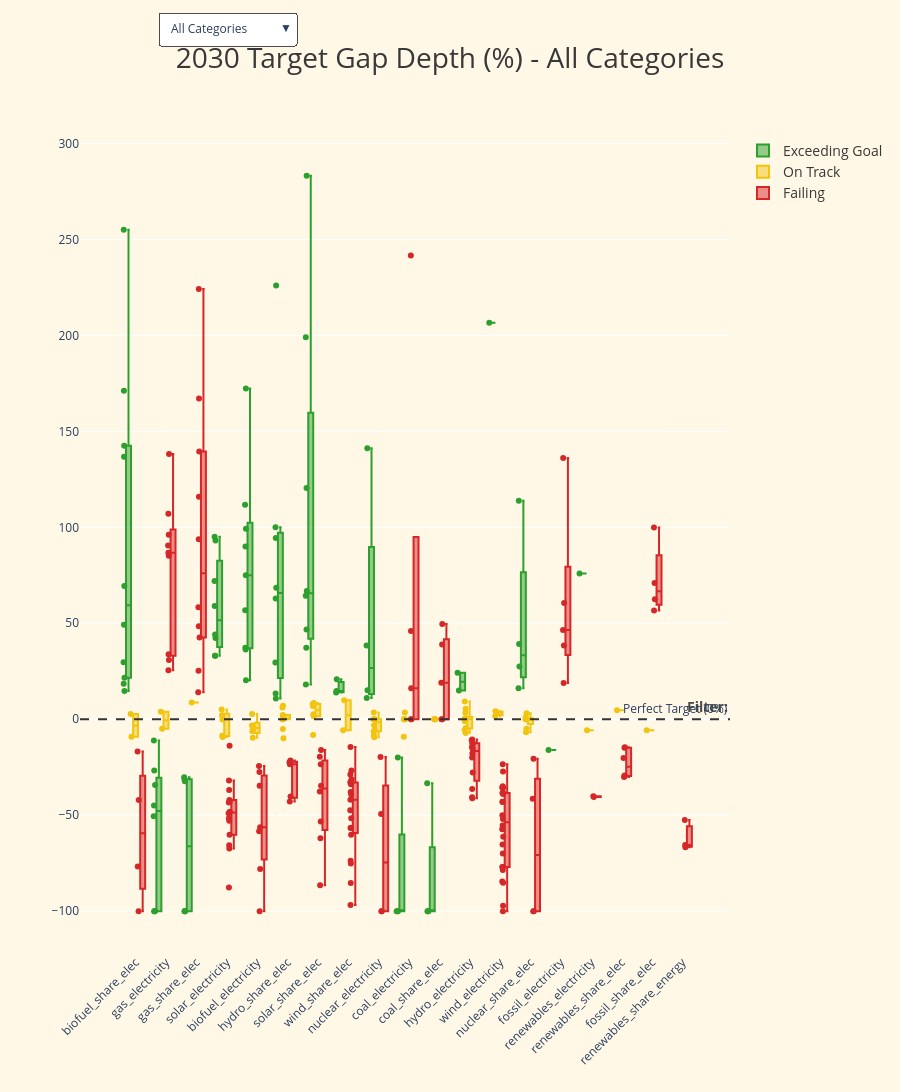

Write notebook code for a chart like this one.
### Code cell
# =====================================================================
# 7. BOX PLOT (with points) 
# =====================================================================
fig_box = go.Figure()

df_box_valid = df_valid[(df_valid["gap_%"] >= -100) & (df_valid["gap_%"] <= 300)].copy()
target_order = ["Exceeding Goal", "On Track", "Failing"]

for cat in categories:
    dff = df_box_valid if cat == "All Categories" else df_box_valid[df_box_valid['source_cat'] == cat]
    
    
    for s in target_order:
        dff_s = dff[dff['judgement'] == s]
        
        fig_box.add_trace(go.Box(
            x=dff_s['energy_metric'],
            y=dff_s['gap_%'],
            name=s,
            marker_color=color_map[s],
            visible=(cat == "All Categories"),
            boxpoints='all',
            jitter=0.3,
            pointpos=-1.8
        ))

buttons_box = [
    dict(
        label=cat,
        method="update",
        args=[{"visible": [i//3 == idx for i in range(len(categories)*3)]},
              {"title.text": f"2030 Target Gap Depth (%) - {cat}"}]
    )
    for idx, cat in enumerate(categories)
]

fig_box.update_layout(
    height=1450,  
    boxmode='group',
    title=dict(
        text="2030 Target Gap Depth (%) - All Categories",
        x=0.5, xanchor="center",
        font=dict(size=28, color="#383838")
    ),
    paper_bgcolor="#FFF8E7",
    plot_bgcolor="#FFF8E7",
    xaxis_tickangle=-45,
    
    legend=dict(
        orientation="v", 
        yanchor="top", y=1, 
        xanchor="left", x=1.02,
        traceorder="normal", 
        font=dict(size=14, color="#383838")
    ),
    updatemenus=[dict(
        active=0, buttons=buttons_box, 
        x=0.12, xanchor="left",
        y=1.15, yanchor="top",
        bgcolor="white", bordercolor="#4c4c4c", borderwidth=1
    )],
    annotations=[
        dict(
            text="<b>Filter:</b>",
            y = 0.3,
            x = 1.0,
            xref="paper", yref="paper",
            showarrow=False, xanchor="right", yanchor="middle",
            font=dict(size=14, color="#4c4c4c")
        )
    ],
    margin=dict(t=120, b=140)
    
)

fig_box.add_hline(
    y=0, line_dash="dash", line_color="#333333",
     annotation_text="Perfect Target (0%)", annotation_position="top right")

# Save & Run
fig_box.write_html(os.path.join(output_dir, "25_europe_boxplot.html"))
fig_box.show()

### Figure 1 — Plotly figure (JSON) as saved in the notebook; plotly's stock layout.template omitted (floating-point values rounded to 4 significant figures; data arrays with more than 128 entries replaced by an {"elided": "..."} marker saying what was removed)
{"data": [{"boxpoints": "all", "jitter": 0.3, "marker": {"color": "#2ca02c"}, "name": "Exceeding Goal", "pointpos": -1.8, "type": "box", "visible": true, "x": ["biofuel_share_elec", "gas_electricity", "gas_share_elec", "solar_electricity", "biofuel_electricity", "hydro_share_elec", "solar_electricity", "solar_share_elec", "gas_electricity", "gas_share_elec", "solar_electricity", "solar_share_elec", "wind_share_elec", "biofuel_electricity", "gas_electricity", "nuclear_electricity", "biofuel_electricity", "biofuel_share_elec", "gas_electricity", "gas_share_elec", "hydro_share_elec", "biofuel_electricity", "biofuel_share_elec", "hydro_share_elec", "solar_electricity", "solar_share_elec", "coal_electricity", "coal_share_elec", "gas_electricity", "gas_share_elec", "hydro_share_elec", "wind_share_elec", "solar_electricity", "solar_share_elec", "biofuel_share_elec", "coal_electricity", "coal_share_elec", "hydro_electricity", "hydro_share_elec", "biofuel_electricity", "biofuel_share_elec", "biofuel_electricity", "biofuel_share_elec", "hydro_share_elec", "solar_share_elec", "wind_electricity", "nuclear_electricity", "solar_electricity", "solar_share_elec", "coal_electricity", "coal_share_elec", "wind_share_elec", "biofuel_electricity", "biofuel_share_elec", "gas_electricity", "gas_share_elec", "solar_electricity", "solar_share_elec", "biofuel_share_elec", "hydro_electricity", "hydro_share_elec", "gas_electricity", "gas_share_elec", "hydro_share_elec", "nuclear_share_elec", "biofuel_electricity", "biofuel_share_elec", "fossil_electricity", "gas_electricity", "nuclear_share_elec", "renewables_electricity", "coal_electricity", "coal_share_elec", "nuclear_electricity", "nuclear_share_elec", "biofuel_electricity", "biofuel_share_elec", "nuclear_electricity", "nuclear_share_elec", "solar_electricity", "solar_share_elec"], "y": [21.57, -11.08, -32.25, 33.12, 75.0, 13.45, 93.07, 120.5, -100.0, -100.0, 59.03, 283.1, 14.74, 37.25, -44.98, 15.11, 99.3, 255.0, -100.0, -100.0, 100.0, 36.36, 136.8, 62.96, 72.0, 199.1, -100.0, -100.0, -100.0, -100.0, 10.84, 20.89, 42.27, 64.36, 29.75, -100.0, -100.0, 14.93, 68.46, 172.3, 171.1, 56.76, 49.19, 226.0, 46.76, 206.6, 11.08, 95.09, 66.82, -20.0, -33.33, 13.89, 20.26, 14.65, -26.69, -30.23, 44.11, 37.19, 18.54, 24.21, 94.46, -50.57, -31.21, 29.52, 27.51, 111.8, 142.5, -16.0, -34.31, 16.17, 75.95, -100.0, -100.0, 38.39, 39.17, 90.0, 69.47, 141.1, 113.9, 33.1, 18.1]}, {"boxpoints": "all", "jitter": 0.3, "marker": {"color": "#f1c40f"}, "name": "On Track", "pointpos": -1.8, "type": "box", "visible": true, "x": ["biofuel_electricity", "hydro_share_elec", "solar_electricity", "solar_share_elec", "solar_share_elec", "nuclear_electricity", "renewables_electricity", "coal_electricity", "gas_electricity", "gas_share_elec", "hydro_electricity", "nuclear_electricity", "nuclear_share_elec", "biofuel_share_elec", "coal_electricity", "coal_share_elec", "hydro_electricity", "hydro_share_elec", "nuclear_electricity", "nuclear_share_elec", "hydro_electricity", "coal_electricity", "coal_share_elec", "hydro_electricity", "nuclear_electricity", "nuclear_share_elec", "hydro_electricity", "hydro_electricity", "nuclear_share_elec", "wind_electricity", "hydro_electricity", "hydro_share_elec", "nuclear_electricity", "nuclear_share_elec", "solar_share_elec", "solar_electricity", "solar_share_elec", "hydro_share_elec", "biofuel_electricity", "hydro_share_elec", "hydro_electricity", "hydro_share_elec", "wind_share_elec", "nuclear_share_elec", "gas_electricity", "hydro_electricity", "hydro_share_elec", "wind_electricity", "hydro_electricity", "hydro_share_elec", "coal_electricity", "coal_share_elec", "nuclear_electricity", "nuclear_share_elec", "hydro_electricity", "nuclear_electricity", "renewables_share_elec", "biofuel_electricity", "coal_electricity", "fossil_share_elec", "hydro_electricity", "hydro_share_elec", "nuclear_electricity", "biofuel_electricity", "biofuel_share_elec", "hydro_share_elec", "solar_electricity", "solar_share_elec", "biofuel_electricity", "hydro_electricity", "nuclear_electricity", "solar_electricity", "solar_electricity", "solar_share_elec", "wind_electricity", "wind_share_elec", "coal_electricity", "coal_share_elec", "nuclear_electricity", "nuclear_share_elec"], "y": [2.667, 0.06255, -8.632, 7.994, 1.509, -6.258, -5.796, 3.571, -4.928, 8.727, -0.7463, 0.0, 0.0, 2.682, 0.0, 0.0, 0.0, 0.0, 0.0, 0.0, 9.223, 0.0, 0.0, 0.0, 0.0, 0.0, 0.0, -4.573, -6.809, 4.136, 0.5345, 7.041, -3.163, 3.149, -8.268, 5.105, 6.911, 2.222, -4.511, 0.7779, -0.9646, -5.07, -5.711, -4.977, 3.913, -7.097, 1.82, 3.921, 5.5, 0.0, 0.0, 0.0, 0.0, 0.0, -6.994, -8.397, 4.621, -6.299, -9.064, -5.773, -5.52, 6.178, 3.559, -9.592, -9.125, -9.956, 2.032, 2.562, -3.276, 3.346, -6.058, -9.205, -0.1916, 8.522, 1.601, 9.832, 0.0, 0.0, -9.421, 1.091]}, {"boxpoints": "all", "jitter": 0.3, "marker": {"color": "#d62728"}, "name": "Failing", "pointpos": -1.8, "type": "box", "visible": true, "x": {"elided": "152 str values"}, "y": {"elided": "152 float values"}}, {"boxpoints": "all", "jitter": 0.3, "marker": {"color": "#2ca02c"}, "name": "Exceeding Goal", "pointpos": -1.8, "type": "box", "visible": false, "x": ["biofuel_share_elec", "biofuel_electricity", "biofuel_electricity", "biofuel_electricity", "biofuel_share_elec", "biofuel_electricity", "biofuel_share_elec", "biofuel_share_elec", "biofuel_electricity", "biofuel_share_elec", "biofuel_electricity", "biofuel_share_elec", "biofuel_electricity", "biofuel_share_elec", "biofuel_share_elec", "biofuel_electricity", "biofuel_share_elec", "biofuel_electricity", "biofuel_share_elec"], "y": [21.57, 75.0, 37.25, 99.3, 255.0, 36.36, 136.8, 29.75, 172.3, 171.1, 56.76, 49.19, 20.26, 14.65, 18.54, 111.8, 142.5, 90.0, 69.47]}, {"boxpoints": "all", "jitter": 0.3, "marker": {"color": "#f1c40f"}, "name": "On Track", "pointpos": -1.8, "type": "box", "visible": false, "x": ["biofuel_electricity", "biofuel_share_elec", "biofuel_electricity", "biofuel_electricity", "biofuel_electricity", "biofuel_share_elec", "biofuel_electricity"], "y": [2.667, 2.682, -4.511, -6.299, -9.592, -9.125, -3.276]}, {"boxpoints": "all", "jitter": 0.3, "marker": {"color": "#d62728"}, "name": "Failing", "pointpos": -1.8, "type": "box", "visible": false, "x": ["biofuel_electricity", "biofuel_share_elec", "biofuel_electricity", "biofuel_electricity", "biofuel_electricity", "biofuel_share_elec", "biofuel_electricity", "biofuel_share_elec", "biofuel_electricity", "biofuel_electricity", "biofuel_share_elec"], "y": [-27.53, -16.8, -56.25, -34.72, -100.0, -100.0, -78.0, -76.79, -24.36, -58.42, -42.06]}, {"boxpoints": "all", "jitter": 0.3, "marker": {"color": "#2ca02c"}, "name": "Exceeding Goal", "pointpos": -1.8, "type": "box", "visible": false, "x": ["coal_electricity", "coal_share_elec", "coal_electricity", "coal_share_elec", "coal_electricity", "coal_share_elec", "coal_electricity", "coal_share_elec"], "y": [-100.0, -100.0, -100.0, -100.0, -20.0, -33.33, -100.0, -100.0]}, {"boxpoints": "all", "jitter": 0.3, "marker": {"color": "#f1c40f"}, "name": "On Track", "pointpos": -1.8, "type": "box", "visible": false, "x": ["coal_electricity", "coal_electricity", "coal_share_elec", "coal_electricity", "coal_share_elec", "coal_electricity", "coal_share_elec", "coal_electricity", "coal_electricity", "coal_share_elec"], "y": [3.571, 0.0, 0.0, 0.0, 0.0, 0.0, 0.0, -9.064, 0.0, 0.0]}, {"boxpoints": "all", "jitter": 0.3, "marker": {"color": "#d62728"}, "name": "Failing", "pointpos": -1.8, "type": "box", "visible": false, "x": ["coal_share_elec", "coal_electricity", "coal_electricity", "coal_share_elec", "coal_electricity", "coal_share_elec", "coal_electricity", "coal_share_elec", "coal_electricity", "coal_share_elec"], "y": [19.07, 241.7, 16.18, 49.63, 0.0, 0.0, 45.98, 38.98, 0.0, 0.0]}, {"boxpoints": "all", "jitter": 0.3, "marker": {"color": "#2ca02c"}, "name": "Exceeding Goal", "pointpos": -1.8, "type": "box", "visible": false, "x": ["hydro_share_elec", "hydro_share_elec", "hydro_share_elec", "hydro_share_elec", "hydro_electricity", "hydro_share_elec", "hydro_share_elec", "hydro_electricity", "hydro_share_elec", "hydro_share_elec"], "y": [13.45, 100.0, 62.96, 10.84, 14.93, 68.46, 226.0, 24.21, 94.46, 29.52]}, {"boxpoints": "all", "jitter": 0.3, "marker": {"color": "#f1c40f"}, "name": "On Track", "pointpos": -1.8, "type": "box", "visible": false, "x": ["hydro_share_elec", "hydro_electricity", "hydro_electricity", "hydro_share_elec", "hydro_electricity", "hydro_electricity", "hydro_electricity", "hydro_electricity", "hydro_electricity", "hydro_share_elec", "hydro_share_elec", "hydro_share_elec", "hydro_electricity", "hydro_share_elec", "hydro_electricity", "hydro_share_elec", "hydro_electricity", "hydro_share_elec", "hydro_electricity", "hydro_electricity", "hydro_share_elec", "hydro_share_elec", "hydro_electricity"], "y": [0.06255, -0.7463, 0.0, 0.0, 9.223, 0.0, 0.0, -4.573, 0.5345, 7.041, 2.222, 0.7779, -0.9646, -5.07, -7.097, 1.82, 5.5, 0.0, -6.994, -5.52, 6.178, -9.956, 3.346]}, {"boxpoints": "all", "jitter": 0.3, "marker": {"color": "#d62728"}, "name": "Failing", "pointpos": -1.8, "type": "box", "visible": false, "x": ["hydro_electricity", "hydro_electricity", "hydro_electricity", "hydro_share_elec", "hydro_electricity", "hydro_electricity", "hydro_electricity", "hydro_electricity", "hydro_share_elec", "hydro_electricity", "hydro_share_elec", "hydro_electricity", "hydro_electricity", "hydro_electricity", "hydro_share_elec", "hydro_electricity", "hydro_share_elec"], "y": [-15.36, -17.84, -41.14, -40.2, -12.5, -11.0, -20.0, -40.66, -23.44, -36.36, -42.86, -14.52, -10.5, -12.54, -22.41, -27.7, -21.55]}, {"boxpoints": "all", "jitter": 0.3, "marker": {"color": "#2ca02c"}, "name": "Exceeding Goal", "pointpos": -1.8, "type": "box", "visible": false, "x": ["gas_electricity", "gas_share_elec", "gas_electricity", "gas_share_elec", "gas_electricity", "gas_electricity", "gas_share_elec", "gas_electricity", "gas_share_elec", "gas_electricity", "gas_share_elec", "gas_electricity", "gas_share_elec", "gas_electricity"], "y": [-11.08, -32.25, -100.0, -100.0, -44.98, -100.0, -100.0, -100.0, -100.0, -26.69, -30.23, -50.57, -31.21, -34.31]}, {"boxpoints": "all", "jitter": 0.3, "marker": {"color": "#f1c40f"}, "name": "On Track", "pointpos": -1.8, "type": "box", "visible": false, "x": ["gas_electricity", "gas_share_elec", "gas_electricity"], "y": [-4.928, 8.727, 3.913]}, {"boxpoints": "all", "jitter": 0.3, "marker": {"color": "#d62728"}, "name": "Failing", "pointpos": -1.8, "type": "box", "visible": false, "x": ["gas_electricity", "gas_share_elec", "gas_electricity", "gas_share_elec", "gas_electricity", "gas_share_elec", "gas_electricity", "gas_share_elec", "gas_electricity", "gas_share_elec", "gas_electricity", "gas_share_elec", "gas_electricity", "gas_share_elec", "gas_share_elec", "gas_electricity", "gas_share_elec", "gas_electricity", "gas_share_elec"], "y": [25.57, 48.46, 33.81, 42.54, 90.5, 93.77, 86.69, 115.9, 96.18, 167.2, 30.89, 25.29, 85.23, 58.29, 14.06, 107.1, 224.2, 138.1, 139.4]}, {"boxpoints": "all", "jitter": 0.3, "marker": {"color": "#2ca02c"}, "name": "Exceeding Goal", "pointpos": -1.8, "type": "box", "visible": false, "x": ["nuclear_electricity", "nuclear_electricity", "nuclear_share_elec", "nuclear_share_elec", "nuclear_electricity", "nuclear_share_elec", "nuclear_electricity", "nuclear_share_elec"], "y": [15.11, 11.08, 27.51, 16.17, 38.39, 39.17, 141.1, 113.9]}, {"boxpoints": "all", "jitter": 0.3, "marker": {"color": "#f1c40f"}, "name": "On Track", "pointpos": -1.8, "type": "box", "visible": false, "x": ["nuclear_electricity", "nuclear_electricity", "nuclear_share_elec", "nuclear_electricity", "nuclear_share_elec", "nuclear_electricity", "nuclear_share_elec", "nuclear_share_elec", "nuclear_electricity", "nuclear_share_elec", "nuclear_share_elec", "nuclear_electricity", "nuclear_share_elec", "nuclear_electricity", "nuclear_electricity", "nuclear_electricity", "nuclear_electricity", "nuclear_share_elec"], "y": [-6.258, 0.0, 0.0, 0.0, 0.0, 0.0, 0.0, -6.809, -3.163, 3.149, -4.977, 0.0, 0.0, -8.397, 3.559, -6.058, -9.421, 1.091]}, {"boxpoints": "all", "jitter": 0.3, "marker": {"color": "#d62728"}, "name": "Failing", "pointpos": -1.8, "type": "box", "visible": false, "x": ["nuclear_share_elec", "nuclear_electricity", "nuclear_electricity", "nuclear_share_elec", "nuclear_electricity", "nuclear_share_elec", "nuclear_electricity", "nuclear_share_elec"], "y": [-20.57, -19.72, -49.36, -41.48, -100.0, -100.0, -100.0, -100.0]}, {"boxpoints": "all", "jitter": 0.3, "marker": {"color": "#2ca02c"}, "name": "Exceeding Goal", "pointpos": -1.8, "type": "box", "visible": false, "x": ["solar_electricity", "solar_electricity", "solar_share_elec", "solar_electricity", "solar_share_elec", "solar_electricity", "solar_share_elec", "solar_electricity", "solar_share_elec", "solar_share_elec", "solar_electricity", "solar_share_elec", "solar_electricity", "solar_share_elec", "solar_electricity", "solar_share_elec"], "y": [33.12, 93.07, 120.5, 59.03, 283.1, 72.0, 199.1, 42.27, 64.36, 46.76, 95.09, 66.82, 44.11, 37.19, 33.1, 18.1]}, {"boxpoints": "all", "jitter": 0.3, "marker": {"color": "#f1c40f"}, "name": "On Track", "pointpos": -1.8, "type": "box", "visible": false, "x": ["solar_electricity", "solar_share_elec", "solar_share_elec", "solar_share_elec", "solar_electricity", "solar_share_elec", "solar_electricity", "solar_share_elec", "solar_electricity", "solar_electricity", "solar_share_elec"], "y": [-8.632, 7.994, 1.509, -8.268, 5.105, 6.911, 2.032, 2.562, -9.205, -0.1916, 8.522]}, {"boxpoints": "all", "jitter": 0.3, "marker": {"color": "#d62728"}, "name": "Failing", "pointpos": -1.8, "type": "box", "visible": false, "x": ["solar_electricity", "solar_electricity", "solar_electricity", "solar_share_elec", "solar_electricity", "solar_share_elec", "solar_electricity", "solar_electricity", "solar_share_elec", "solar_electricity", "solar_share_elec", "solar_electricity", "solar_electricity", "solar_share_elec", "solar_electricity", "solar_share_elec", "solar_electricity", "solar_share_elec", "solar_electricity", "solar_electricity", "solar_share_elec", "solar_electricity"], "y": [-48.17, -43.39, -52.88, -16.08, -67.33, -62.06, -13.87, -65.71, -53.3, -43.16, -34.64, -36.94, -87.65, -86.53, -60.21, -37.67, -42.11, -19.49, -48.98, -31.91, -23.43, -51.64]}, {"boxpoints": "all", "jitter": 0.3, "marker": {"color": "#2ca02c"}, "name": "Exceeding Goal", "pointpos": -1.8, "type": "box", "visible": false, "x": ["fossil_electricity"], "y": [-16.0]}, {"boxpoints": "all", "jitter": 0.3, "marker": {"color": "#f1c40f"}, "name": "On Track", "pointpos": -1.8, "type": "box", "visible": false, "x": ["fossil_share_elec"], "y": [-5.773]}, {"boxpoints": "all", "jitter": 0.3, "marker": {"color": "#d62728"}, "name": "Failing", "pointpos": -1.8, "type": "box", "visible": false, "x": ["fossil_electricity", "fossil_share_elec", "fossil_electricity", "fossil_share_elec", "fossil_electricity", "fossil_share_elec", "fossil_electricity", "fossil_share_elec", "fossil_electricity"], "y": [46.5, 70.97, 136.1, 99.94, 60.51, 62.5, 38.38, 56.68, 18.82]}, {"boxpoints": "all", "jitter": 0.3, "marker": {"color": "#2ca02c"}, "name": "Exceeding Goal", "pointpos": -1.8, "type": "box", "visible": false, "x": ["renewables_electricity"], "y": [75.95]}, {"boxpoints": "all", "jitter": 0.3, "marker": {"color": "#f1c40f"}, "name": "On Track", "pointpos": -1.8, "type": "box", "visible": false, "x": ["renewables_electricity", "renewables_share_elec"], "y": [-5.796, 4.621]}, {"boxpoints": "all", "jitter": 0.3, "marker": {"color": "#d62728"}, "name": "Failing", "pointpos": -1.8, "type": "box", "visible": false, "x": ["renewables_share_elec", "renewables_share_energy", "renewables_share_elec", "renewables_electricity", "renewables_share_elec", "renewables_share_energy", "renewables_share_energy", "renewables_share_elec", "renewables_share_elec", "renewables_electricity", "renewables_share_elec"], "y": [-14.86, -52.52, -20.23, -40.49, -14.57, -65.51, -66.68, -29.33, -29.52, -40.15, -30.15]}, {"boxpoints": "all", "jitter": 0.3, "marker": {"color": "#2ca02c"}, "name": "Exceeding Goal", "pointpos": -1.8, "type": "box", "visible": false, "x": ["wind_share_elec", "wind_share_elec", "wind_electricity", "wind_share_elec"], "y": [14.74, 20.89, 206.6, 13.89]}, {"boxpoints": "all", "jitter": 0.3, "marker": {"color": "#f1c40f"}, "name": "On Track", "pointpos": -1.8, "type": "box", "visible": false, "x": ["wind_electricity", "wind_share_elec", "wind_electricity", "wind_electricity", "wind_share_elec"], "y": [4.136, -5.711, 3.921, 1.601, 9.832]}, {"boxpoints": "all", "jitter": 0.3, "marker": {"color": "#d62728"}, "name": "Failing", "pointpos": -1.8, "type": "box", "visible": false, "x": ["wind_electricity", "wind_share_elec", "wind_electricity", "wind_share_elec", "wind_electricity", "wind_electricity", "wind_share_elec", "wind_electricity", "wind_electricity", "wind_electricity", "wind_share_elec", "wind_electricity", "wind_share_elec", "wind_electricity", "wind_share_elec", "wind_electricity", "wind_share_elec", "wind_electricity", "wind_share_elec", "wind_electricity", "wind_share_elec", "wind_electricity", "wind_share_elec", "wind_electricity", "wind_share_elec", "wind_share_elec", "wind_electricity", "wind_electricity", "wind_electricity", "wind_share_elec", "wind_electricity", "wind_share_elec", "wind_electricity", "wind_share_elec", "wind_electricity", "wind_share_elec", "wind_electricity", "wind_electricity", "wind_share_elec", "wind_electricity", "wind_share_elec", "wind_electricity", "wind_electricity", "wind_share_elec", "wind_electricity"], "y": [-43.16, -32.8, -43.01, -56.55, -76.98, -35.88, -26.74, -50.0, -85.24, -51.99, -14.48, -77.05, -60.23, -35.51, -31.31, -34.96, -33.85, -78.6, -75.17, -55.33, -39.16, -61.28, -56.65, -84.62, -85.39, -28.76, -38.46, -27.27, -38.51, -47.44, -38.99, -41.91, -57.32, -33.2, -65.29, -51.64, -100.0, -97.22, -96.74, -38.26, -37.92, -23.45, -70.0, -73.68, -57.24]}], "layout": {"annotations": [{"font": {"color": "#4c4c4c", "size": 14}, "showarrow": false, "text": "<b>Filter:</b>", "x": 1, "xanchor": "right", "xref": "paper", "y": 0.3, "yanchor": "middle", "yref": "paper"}, {"showarrow": false, "text": "Perfect Target (0%)", "x": 1, "xanchor": "right", "xref": "x domain", "y": 0, "yanchor": "bottom", "yref": "y"}], "boxmode": "group", "height": 1450, "legend": {"font": {"color": "#383838", "size": 14}, "orientation": "v", "traceorder": "normal", "x": 1.02, "xanchor": "left", "y": 1, "yanchor": "top"}, "margin": {"b": 140, "t": 120}, "paper_bgcolor": "#FFF8E7", "plot_bgcolor": "#FFF8E7", "shapes": [{"line": {"color": "#333333", "dash": "dash"}, "type": "line", "x0": 0, "x1": 1, "xref": "x domain", "y0": 0, "y1": 0, "yref": "y"}], "title": {"font": {"color": "#383838", "size": 28}, "text": "2030 Target Gap Depth (%) - All Categories", "x": 0.5, "xanchor": "center"}, "updatemenus": [{"active": 0, "bgcolor": "white", "bordercolor": "#4c4c4c", "borderwidth": 1, "buttons": [{"args": [{"visible": [true, true, true, false, false, false, false, false, false, false, false, false, false, false, false, false, false, false, false, false, false, false, false, false, false, false, false, false, false, false]}, {"title.text": "2030 Target Gap Depth (%) - All Categories"}], "label": "All Categories", "method": "update"}, {"args": [{"visible": [false, false, false, true, true, true, false, false, false, false, false, false, false, false, false, false, false, false, false, false, false, false, false, false, false, false, false, false, false, false]}, {"title.text": "2030 Target Gap Depth (%) - Biofuel"}], "label": "Biofuel", "method": "update"}, {"args": [{"visible": [false, false, false, false, false, false, true, true, true, false, false, false, false, false, false, false, false, false, false, false, false, false, false, false, false, false, false, false, false, false]}, {"title.text": "2030 Target Gap Depth (%) - Coal"}], "label": "Coal", "method": "update"}, {"args": [{"visible": [false, false, false, false, false, false, false, false, false, true, true, true, false, false, false, false, false, false, false, false, false, false, false, false, false, false, false, false, false, false]}, {"title.text": "2030 Target Gap Depth (%) - Hydro"}], "label": "Hydro", "method": "update"}, {"args": [{"visible": [false, false, false, false, false, false, false, false, false, false, false, false, true, true, true, false, false, false, false, false, false, false, false, false, false, false, false, false, false, false]}, {"title.text": "2030 Target Gap Depth (%) - Natural Gas"}], "label": "Natural Gas", "method": "update"}, {"args": [{"visible": [false, false, false, false, false, false, false, false, false, false, false, false, false, false, false, true, true, true, false, false, false, false, false, false, false, false, false, false, false, false]}, {"title.text": "2030 Target Gap Depth (%) - Nuclear"}], "label": "Nuclear", "method": "update"}, {"args": [{"visible": [false, false, false, false, false, false, false, false, false, false, false, false, false, false, false, false, false, false, true, true, true, false, false, false, false, false, false, false, false, false]}, {"title.text": "2030 Target Gap Depth (%) - Solar"}], "label": "Solar", "method": "update"}, {"args": [{"visible": [false, false, false, false, false, false, false, false, false, false, false, false, false, false, false, false, false, false, false, false, false, true, true, true, false, false, false, false, false, false]}, {"title.text": "2030 Target Gap Depth (%) - Total Fossil"}], "label": "Total Fossil", "method": "update"}, {"args": [{"visible": [false, false, false, false, false, false, false, false, false, false, false, false, false, false, false, false, false, false, false, false, false, false, false, false, true, true, true, false, false, false]}, {"title.text": "2030 Target Gap Depth (%) - Total Renewables"}], "label": "Total Renewables", "method": "update"}, {"args": [{"visible": [false, false, false, false, false, false, false, false, false, false, false, false, false, false, false, false, false, false, false, false, false, false, false, false, false, false, false, true, true, true]}, {"title.text": "2030 Target Gap Depth (%) - Wind"}], "label": "Wind", "method": "update"}], "x": 0.12, "xanchor": "left", "y": 1.15, "yanchor": "top"}], "xaxis": {"tickangle": -45}}}
